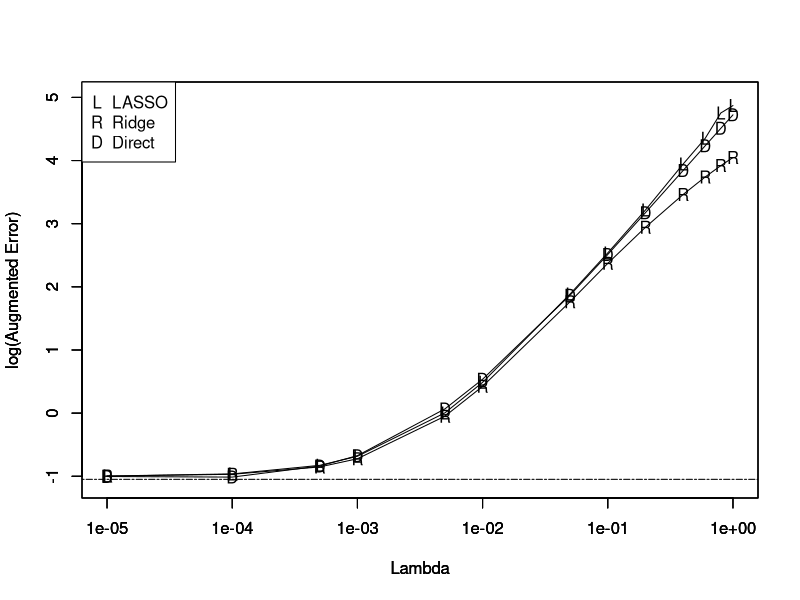
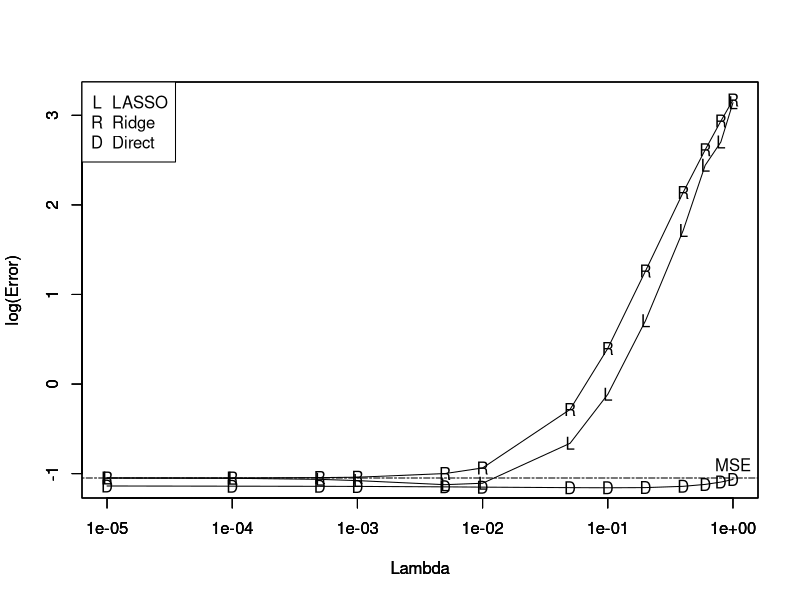

Recreate these plots in R, in order.
library(MASS)

# Function to generate noisey training and test data.
gen_data <- function(n) {
    x <- sort(runif(n))
    ytrue <- (cos(x) + 2) / (cos(1.4 * x) + 2)
    noise <- runif(n) * 0.2
    y <- ytrue + noise
    return(cbind(x,y))
}

# Euclidean distance function.
dist <- function(x1,x2) {
    result <- 0
    for(i in 1:length(x1)) {
        result <- result + (x1[i]-x2[i])^2
    }
    return(sqrt(result))
}

# A helper function to visualize progress.
plot_w <- function(x,y,w,y_lim=c(0.8,1.4),x_lim=c(0,1)) {
    xt <- sort(runif(1000))
    plot(xt,colSums(mapply(function(x)eqn(x,w),xt)),pch='.',xlab='x',ylab='y',ylim=y_lim,xlim=x_lim)
    lines(xt,colSums(mapply(function(x)eqn(x,w),xt)))
    par(new=TRUE)
    plot(x,y,ylim=y_lim,xlim=x_lim)
}

# Construct a polynomial equation from x values and weights.
eqn <- function(x, w) {
    result <- c()
    for (i in 1:length(w)) {
        result <- c(result, w[i] * x^(i-1))
    }
    return(result)
}

# Construct a polynomial equation from x values, without weights.
eqn_ <- function(x, w) {
    result <- c()
    for (i in 1:length(w)) {
        result <- c(result, x^(i-1))
    }
    return(result)
}

# Optimize the weights using regression method.
optimize <- function(x,y,func,lmbda,eta,its,w=rep(0,11),viz=TRUE) {
    for (i in 1:its) {
        w_ <- func(x,y,w,lmbda)
        w1 <- w - eta * w_
        d <- dist(w,w1)
        w <- w1
        
        if (viz) plot_w(x,y,w)
    }
    return(w)
}

# Derivatives used for gradient descent optimization.
derv <- function(w) function(x,y) -2 * eqn_(x,w) * (y - sum(eqn(x,w)))
dEin <- function(x,y,w,lmbda) rowSums(mapply(derv(w),x,y))/length(x)

# Regularization methods.
lasso <- function(x,y,w,lmbda) rowSums(mapply(derv(w),x,y))/length(x) + lmbda*sign(w)
ridge <- function(x,y,w,lmbda) rowSums(mapply(derv(w),x,y))/length(x) + 2*lmbda*abs(w)
direct <- function(xs,ys,lmbda) ginv(xs %*% t(xs) + lmbda * diag(dim(xs)[1])) %*% xs %*% ys

# Generate training and test datasets.
data <- gen_data(100)
x_train <- data[,1]
y_train <- data[,2]

data <- gen_data(100)
x_test <- data[,1]
y_test <- data[,2]

# Set training parameters.
eta <- 0.1
iterations <- 100

# Train model.
w <- rep(0,11)
w <- optimize(x_train,y_train,dEin,0,eta,w=w,iterations,viz=FALSE)
Ein_err <- sum((w %*% apply(matrix(x_test,ncol=1), 1, function(x) eqn_(x,w)) - y_test)^2)

lasso_augerr <- c()
lasso_err <- c()
ridge_augerr <- c()
ridge_err <- c()
direct_augerr <- c()
direct_err <- c()
data_points <- c(0.00001, 0.0001,0.0005,0.001,0.005,0.01,0.05,0.1,0.2,0.4,0.6,0.8,1)

if (TRUE) for(lmbda in data_points){
if(TRUE){
w <- rep(0,11)
w <- optimize(x_train,y_train,lasso,lmbda,eta,w=w,iterations,viz=FALSE)
mse <- sum((w %*% apply(matrix(x_test,ncol=1), 1, function(x) eqn_(x,w)) - y_test)^2)
cat(paste(lmbda,paste(w,collapse=" "),mse,"\n"))
lasso_augerr <- c(lasso_augerr, sum((w %*% apply(matrix(x_train,ncol=1), 1, function(x) eqn_(x,w)) - y_test)^2 + lmbda * sum(abs(w))))
lasso_err <- c(lasso_err, mse)
}

if(TRUE){
w <- rep(0,11)
w <- optimize(x_train,y_train,ridge,lmbda,eta,w=w,iterations,viz=FALSE)
mse <- sum((w %*% apply(matrix(x_test,ncol=1), 1, function(x) eqn_(x,w)) - y_test)^2)
cat(paste(lmbda,paste(w,collapse=" "),mse,"\n"))
ridge_augerr <- c(ridge_augerr, sum((w %*% apply(matrix(x_train,ncol=1), 1, function(x) eqn_(x,w)) - y_test)^2 + lmbda * sum(w^2)))
ridge_err <- c(ridge_err, mse)
}

if(TRUE){
xs <- apply(matrix(x_train,ncol=1),1,function(x) eqn_(x,rep(0,11)))
w <- direct(xs, y_train, lmbda)
mse <- sum((t(w) %*% apply(matrix(x_test,ncol=1), 1, function(x) eqn_(x,w)) - y_test)^2)
cat(paste(lmbda,paste(w,collapse=" "),mse,"\n"))
direct_augerr <- c(direct_augerr, sum((t(w) %*% apply(matrix(x_train,ncol=1), 1, function(x) eqn_(x,w)) - y_test)^2 + lmbda * sum(w^2)))
direct_err <- c(direct_err, mse)
}
}

# Output comparison graphs
outfile <- "augment_lambda"
setEPS();
postscript(paste("./", outfile, ".eps", sep=""), onefile=FALSE);
source <- lasso_augerr
plot(data_points,log(source),ylim=c(-1.1,5),pch='L',xlab="Lambda",ylab="log(Augmented Error)",log="x")
lines(data_points,log(source),ylim=c(-1.1,5),xlab="Lambda",ylab="log(Augmented Error)")
par(new=TRUE)
source <- ridge_augerr
plot(data_points,log(source),ylim=c(-1.1,5),pch='R',xlab="Lambda",ylab="log(Augmented Error)",log="x")
lines(data_points,log(source),ylim=c(-1.1,5),xlab="Lambda",ylab="log(Augmented Error)")
par(new=TRUE)
source <- direct_augerr
plot(data_points,log(source),ylim=c(-1.1,5),pch='D',xlab="Lambda",ylab="log(Augmented Error)",log="x")
lines(data_points,log(source),ylim=c(-1.1,5),xlab="Lambda",ylab="log(Augmented Error)")
abline(h=log(Ein_err),lty=6)
legend("topleft", c("LASSO","Ridge","Direct"), pch=c("L","R","D"), cex = 1.0);
dump <- dev.off()

outfile <- "error_lambda"
setEPS();
postscript(paste("./", outfile, ".eps", sep=""), onefile=FALSE);
source <- lasso_err
plot(data_points,log(source),ylim=c(-1.1,3.2),pch='L',xlab="Lambda",ylab="log(Error)",log="x")
lines(data_points,log(source),ylim=c(-1.1,3.2),xlab="Lambda",ylab="log(Error)")
par(new=TRUE)
source <- ridge_err
plot(data_points,log(source),ylim=c(-1.1,3.2),pch='R',xlab="Lambda",ylab="log(Error)",log="x")
lines(data_points,log(source),ylim=c(-1.1,3.2),xlab="Lambda",ylab="log(Error)")
par(new=TRUE)
source <- direct_err
plot(data_points,log(source),ylim=c(-1.1,3.2),pch='D',xlab="Lambda",ylab="log(Error)",log="x")
lines(data_points,log(source),ylim=c(-1.1,3.2),xlab="Lambda",ylab="log(Error)")
abline(h=log(Ein_err),lty=6)
legend("topleft", c("LASSO","Ridge","Direct"), pch=c("L","R","D"), cex = 1.0);
text(1,-0.9,"MSE")
dump <- dev.off()
